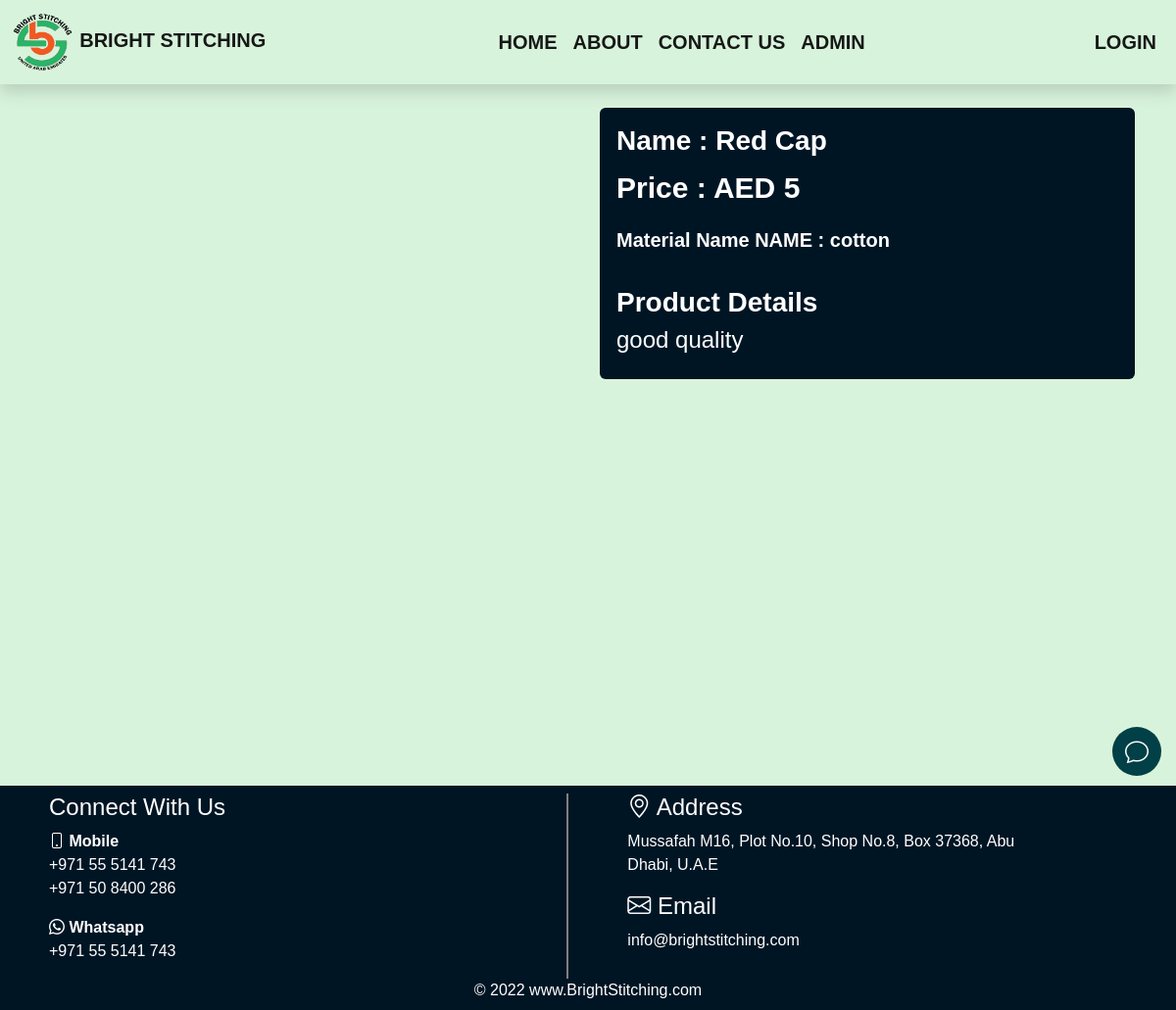
The app's page /caps_details1 with its own data.
### main/models.py (models this page shows, shortened)
class caps(models.Model):
    name = models.CharField(max_length=50)
    material_name = models.CharField(max_length=50)
    price = models.PositiveIntegerField()
    description = models.TextField()
    image = CloudinaryField("Caps")
    class Meta:
        verbose_name_plural = '4. Caps'

### main/views.py (the view)
# urls.py: path('caps_details<int:id>', views.caps_details, name='caps_details'),
def caps_details(request,id):
    item = caps.objects.filter(id=id)
    return render(request, 'main/caps_flags/caps_flags_details.html', {'item':item})

### Templates/main/caps_flags/caps_flags_details.html (shortened to what this page needs)
{% extends 'main/base.html' %}
{% load static %}
{% load cloudinary %}
    {% block content %}
    <div class="container custom-height">
        <div class="row">
            <div class="col-12 col-md-6 my-2">
                {% for data in item %}
                <div class="dress-image">
                </div>
            </div>
                <div class="col-12 col-md-6 my-5 my-md-2">
                    <div class="card p-3 text-white product-card" style="background-color:#001524;">
                    <h3 class="product-name">Name : {{data.name}}</h3>
                    <p class="product-price">price : AED {{data.price}} </p>
                    <p class="product-material-detail">Material Name NAME : {{data.material_name}} </p>
                    <h3 class="mt-3"><b>Product Details  </b></h3>
                    <h4>{{data.description}}</h4>
                    </div>
                </div>
                {% endfor %}
        </div>
    </div>
    {% endblock content %}

### static/css/style.css (style rules this page uses)
body { font-family: 'Fira-sans', sans-serif !important; background-color: #d8f3dc; }
html { scroll-behavior: smooth; }
.custom-height { min-height: 700px; }
.product-card { min-width: 30rem; }
.product-name { font-weight: 600; text-transform: capitalize; }
.product-price { font-weight: 700; font-size: 30px; text-transform: capitalize; }
.product-material-detail { font-size: 20px; font-weight: 600; }

### records on screen
caps: name "Red Cap", price "5", material_name "cotton", description "good quality"
